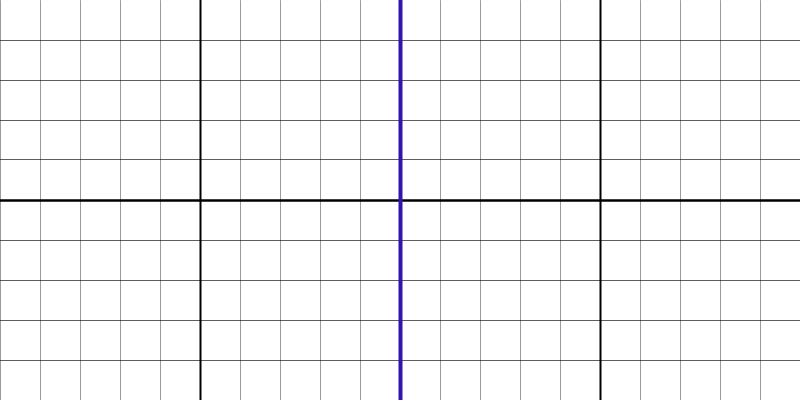
Frame 1 (no input)
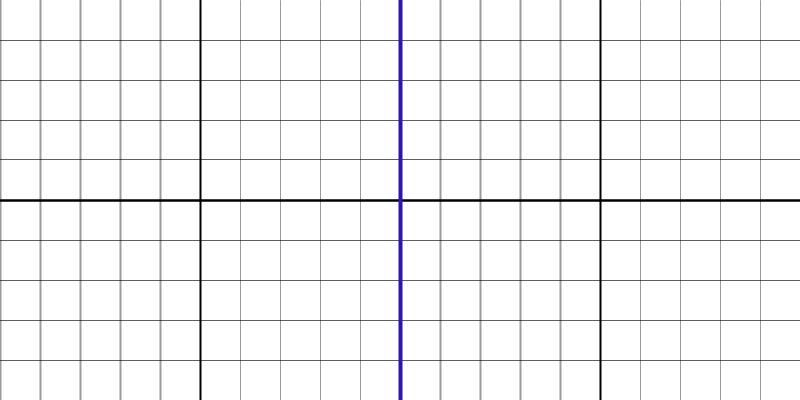
Frame 60 (the mouse pressed at the canvas centre just before this capture)
Frame 120 (the mouse held since frame 60 and released just before this capture): identical to frame 60, image omitted

The Processing sketch that drew these frames (run headless with seeded random() and noise(); from frame 60 on, the mouse is pressed at the canvas centre):

// Processing sketch: complexdraw
// ── complexdraw.pde
float limits[] = {-5, 5, -5, 5};
ArrayList<Complex> drawing = new ArrayList<Complex>();
ArrayList<Complex> image = new ArrayList<Complex>();

void setup(){
  size(800, 400);
}

void draw(){
  background(255);
  stroke(0, 0, 0, 100);
  for(int i = ceil(limits[0]); i < limits[1]; i++){
    if(i == 0){
      stroke(0);
      strokeWeight(2);
      line(mapLSpace(i, 0).x, 0, mapLSpace(i, 0).x, height);
      line(mapRSpace(i, 0).x, 0, mapRSpace(i, 0).x, height);
      stroke(0, 0, 0, 100);
      strokeWeight(1);
    } else {
      line(mapLSpace(i, 0).x, 0, mapLSpace(i, 0).x, height);
      line(mapRSpace(i, 0).x, 0, mapRSpace(i, 0).x, height);
    }
  }
  for(int i = ceil(limits[2]); i < limits[3]; i++){
    if(i == 0){
      stroke(0);
      strokeWeight(2);
      line(0, mapLSpace(0, i).y, width, mapLSpace(0, i).y);
      line(0, mapRSpace(0, i).y, width, mapRSpace(0, i).y);
      stroke(0, 0, 0, 100);
      strokeWeight(1);
    } else {
      line(0, mapLSpace(0, i).y, width, mapLSpace(0, i).y);
      line(0, mapRSpace(0, i).y, width, mapRSpace(0, i).y);
    }
  }
  
  strokeWeight(4);
  stroke(50, 20, 170);
  line(width/2, 0, width/2, height);
  strokeWeight(2);
  
  stroke(100, 200, 0);
  int c = 0;
  while(c < drawing.size()-1){
    while(drawing.get(c) != null && drawing.get(c+1) != null && c < drawing.size()-2){
      line(mapLSpace(drawing.get(c)).x, mapLSpace(drawing.get(c)).y, mapLSpace(drawing.get(c+1)).x, mapLSpace(drawing.get(c+1)).y);
      line(mapRSpace(image.get(c)).x, mapRSpace(image.get(c)).y, mapRSpace(image.get(c+1)).x, mapRSpace(image.get(c+1)).y);
      c++;
    }
    c++;
  }
  
  //for(int i = 0; i < drawing.size()-1; i++){
  //  line(mapLSpace(drawing.get(i)).x, mapLSpace(drawing.get(i)).y, mapLSpace(drawing.get(i+1)).x, mapLSpace(drawing.get(i+1)).y);
  //  line(mapRSpace(image.get(i)).x, mapRSpace(image.get(i)).y, mapRSpace(image.get(i+1)).x, mapRSpace(image.get(i+1)).y);
  //}
}

Complex f(Complex z){
  Complex out;
  out = z.sinn();
  return out;
}

void mouseDragged(){
  if(0<mouseX&&mouseX<width/2&&0<mouseY&&mouseY<height){
    drawing.add(mapScreen(mouseX, mouseY));
    image.add(f(mapScreen(mouseX, mouseY)));
  }
}

void mouseReleased(){
  drawing.add(null);
  image.add(null);
}

void keyPressed(){
  if(key == 'r'){
    drawing.clear();
    image.clear();
  }
}

Complex mapScreen(PVector p){
  Complex out; float x; float y;
  x = map(p.x, 0, width/2, limits[0], limits[1]);
  y = map(p.y, 0, height, limits[3], limits[2]);
  out = new Complex(x, y);
  return out;
}
Complex mapScreen(float px, float py){
  Complex out; float x; float y;
  x = map(px, 0, width/2, limits[0], limits[1]);
  y = map(py, 0, height, limits[3], limits[2]);
  out = new Complex(x, y);
  return out;
}

PVector mapLSpace(Complex p){
  PVector out; float x; float y;
  x = map(p.x, limits[0], limits[1], 0, width/2);
  y = map(p.y, limits[2], limits[3], height, 0);
  out = new PVector(x, y);
  return out;
}
PVector mapLSpace(float px, float py){
  PVector out; float x; float y;
  x = map(px, limits[0], limits[1], 0, width/2);
  y = map(py, limits[2], limits[3], height, 0);
  out = new PVector(x, y);
  return out;
}

PVector mapRSpace(Complex p){
  PVector out; float x; float y;
  x = map(p.x, limits[0], limits[1], width/2, width);
  y = map(p.y, limits[2], limits[3], height, 0);
  out = new PVector(x, y);
  return out;
}
PVector mapRSpace(float px, float py){
  PVector out; float x; float y;
  x = map(px, limits[0], limits[1], width/2, width);
  y = map(py, limits[2], limits[3], height, 0);
  out = new PVector(x, y);
  return out;
}

// ── Complex.pde
class Complex{

float x; float y;
int infty = 10;
final float e = 2.7182818284;

  Complex(float x, float y){
    this.x = x; this.y = y;
  }
  
  Complex addd(float a){ // z + a
    return new Complex(x+a, y);
  }
  Complex addd(Complex a){ // z + a
    return new Complex(x+a.x, y+a.y);
  }
  
  Complex multi(float a){ // z * a
    return new Complex(a*x, a*y);
  }
  Complex multi(Complex a){ // z * a
    return new Complex(x*a.x-y*a.y, x*a.y+y*a.x);
  }
  
  Complex power(int n){ // z^n
    Complex out = new Complex(1, 0);
    for(int i = 0; i < n; i++){
      out = out.multi(this);
    }
    return out;
  }
  
  Complex exponent(float a){ // a^z
    if(a == 1){
      return new Complex(1, 0);
    } else if(a >= 0){
      return new Complex(pow(a, x)*cos(log(a)*y), pow(a, x)*sin(log(a)*y));
    } else {
      return null;
    }
  }
  
  Complex recip(){ // 1 / z
    return new Complex(x/(x*x+y*y), -y/(x*x+y*y));
  }
  
  Complex sinn(){ // sin(z)
    Complex i = new Complex(0, 1);
    Complex out = this.multi(i);
    out = out.exponent(e).addd(out.multi(-1).exponent(e).multi(-1));
    out = out.multi(i.multi(2).recip());
    return out;
  }
  
  Complex coss(){ // cos(z)
    Complex i = new Complex(0, 1);
    Complex out = this.multi(i);
    out = out.exponent(e).addd(out.multi(-1).exponent(e));
    out = out.multi(0.5);
    return out;
  }
  
  void show(){ println(x + " + " + y + "i"); }
  
  int fact(int a){ // a!
    int out = 1;
    for(int i = 1; i <= a; i++){
      out *= i;
    }
    return out;
  }

}
